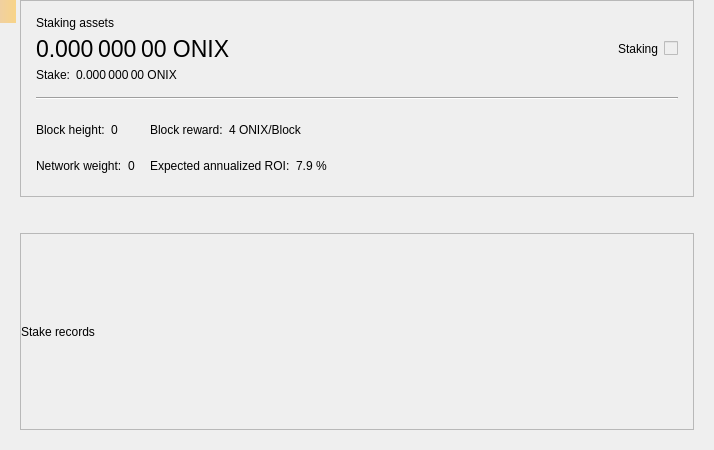
<?xml version="1.0" encoding="UTF-8"?>
<ui version="4.0">
 <class>StakePage</class>
 <widget class="QWidget" name="StakePage">
  <property name="geometry">
   <rect>
    <x>0</x>
    <y>0</y>
    <width>714</width>
    <height>450</height>
   </rect>
  </property>
  <property name="windowTitle">
   <string>Form</string>
  </property>
  <layout class="QVBoxLayout" name="verticalLayout_3">
   <property name="leftMargin">
    <number>20</number>
   </property>
   <property name="topMargin">
    <number>0</number>
   </property>
   <property name="rightMargin">
    <number>20</number>
   </property>
   <property name="bottomMargin">
    <number>20</number>
   </property>
   <item>
    <widget class="QFrame" name="frameStakeInfo">
     <property name="frameShape">
      <enum>QFrame::StyledPanel</enum>
     </property>
     <property name="frameShadow">
      <enum>QFrame::Raised</enum>
     </property>
     <layout class="QVBoxLayout" name="verticalLayout">
      <property name="spacing">
       <number>15</number>
      </property>
      <property name="leftMargin">
       <number>15</number>
      </property>
      <property name="topMargin">
       <number>15</number>
      </property>
      <property name="rightMargin">
       <number>15</number>
      </property>
      <property name="bottomMargin">
       <number>15</number>
      </property>
      <item>
       <layout class="QGridLayout" name="gridLayout_2">
        <property name="spacing">
         <number>6</number>
        </property>
        <item row="1" column="0">
         <widget class="QLabel" name="labelAssets">
          <property name="font">
           <font>
            <pointsize>17</pointsize>
           </font>
          </property>
          <property name="cursor">
           <cursorShape>IBeamCursor</cursorShape>
          </property>
          <property name="toolTip">
           <string>Your current spendable balance</string>
          </property>
          <property name="text">
           <string notr="true">0.000 000 00 ONIX</string>
          </property>
          <property name="alignment">
           <set>Qt::AlignLeading|Qt::AlignLeft|Qt::AlignVCenter</set>
          </property>
          <property name="textInteractionFlags">
           <set>Qt::LinksAccessibleByMouse|Qt::TextSelectableByMouse</set>
          </property>
         </widget>
        </item>
        <item row="0" column="0">
         <widget class="QLabel" name="labelAssetsText">
          <property name="text">
           <string>Staking assets</string>
          </property>
          <property name="alignment">
           <set>Qt::AlignLeading|Qt::AlignLeft|Qt::AlignVCenter</set>
          </property>
         </widget>
        </item>
        <item row="1" column="2">
         <spacer name="horizontalSpacer_2">
          <property name="orientation">
           <enum>Qt::Horizontal</enum>
          </property>
          <property name="sizeHint" stdset="0">
           <size>
            <width>40</width>
            <height>20</height>
           </size>
          </property>
         </spacer>
        </item>
        <item row="4" column="0">
         <layout class="QHBoxLayout" name="horizontalLayout_5">
          <property name="spacing">
           <number>6</number>
          </property>
          <item>
           <widget class="QLabel" name="labelStakeText">
            <property name="sizePolicy">
             <sizepolicy hsizetype="Maximum" vsizetype="Preferred">
              <horstretch>0</horstretch>
              <verstretch>0</verstretch>
             </sizepolicy>
            </property>
            <property name="text">
             <string>Stake:</string>
            </property>
            <property name="alignment">
             <set>Qt::AlignLeading|Qt::AlignLeft|Qt::AlignVCenter</set>
            </property>
           </widget>
          </item>
          <item>
           <widget class="QLabel" name="labelStake">
            <property name="text">
             <string>0.000 000 00 ONIX</string>
            </property>
            <property name="alignment">
             <set>Qt::AlignLeading|Qt::AlignLeft|Qt::AlignVCenter</set>
            </property>
            <property name="textInteractionFlags">
             <set>Qt::LinksAccessibleByMouse|Qt::TextSelectableByMouse</set>
            </property>
           </widget>
          </item>
          <item>
           <spacer name="horizontalSpacer_3">
            <property name="orientation">
             <enum>Qt::Horizontal</enum>
            </property>
            <property name="sizeType">
             <enum>QSizePolicy::Minimum</enum>
            </property>
            <property name="sizeHint" stdset="0">
             <size>
              <width>0</width>
              <height>0</height>
             </size>
            </property>
           </spacer>
          </item>
         </layout>
        </item>
        <item row="1" column="4">
         <widget class="QLabel" name="labelStaking">
          <property name="text">
           <string>Staking</string>
          </property>
         </widget>
        </item>
        <item row="1" column="5">
         <widget class="QSwitchControl" name="checkStake">
          <property name="enabled">
           <bool>false</bool>
          </property>
         </widget>
        </item>
       </layout>
      </item>
      <item>
       <widget class="Line" name="hLine">
        <property name="orientation">
         <enum>Qt::Horizontal</enum>
        </property>
       </widget>
      </item>
      <item>
       <layout class="QGridLayout" name="gridLayout">
        <property name="verticalSpacing">
         <number>6</number>
        </property>
        <item row="0" column="0">
         <layout class="QHBoxLayout" name="horizontalLayout">
          <property name="spacing">
           <number>6</number>
          </property>
          <item>
           <widget class="QLabel" name="labelHeightText">
            <property name="sizePolicy">
             <sizepolicy hsizetype="Maximum" vsizetype="Preferred">
              <horstretch>0</horstretch>
              <verstretch>0</verstretch>
             </sizepolicy>
            </property>
            <property name="text">
             <string>Block height:</string>
            </property>
            <property name="alignment">
             <set>Qt::AlignLeading|Qt::AlignLeft|Qt::AlignVCenter</set>
            </property>
           </widget>
          </item>
          <item>
           <widget class="QLabel" name="labelHeight">
            <property name="text">
             <string>0</string>
            </property>
            <property name="alignment">
             <set>Qt::AlignLeading|Qt::AlignLeft|Qt::AlignVCenter</set>
            </property>
            <property name="textInteractionFlags">
             <set>Qt::LinksAccessibleByMouse|Qt::TextSelectableByMouse</set>
            </property>
           </widget>
          </item>
          <item>
           <spacer name="horizontalSpacer_4">
            <property name="orientation">
             <enum>Qt::Horizontal</enum>
            </property>
            <property name="sizeType">
             <enum>QSizePolicy::Minimum</enum>
            </property>
            <property name="sizeHint" stdset="0">
             <size>
              <width>0</width>
              <height>0</height>
             </size>
            </property>
           </spacer>
          </item>
         </layout>
        </item>
        <item row="0" column="1">
         <layout class="QHBoxLayout" name="horizontalLayout_3">
          <property name="spacing">
           <number>6</number>
          </property>
          <item>
           <widget class="QLabel" name="labelRewardText">
            <property name="sizePolicy">
             <sizepolicy hsizetype="Maximum" vsizetype="Preferred">
              <horstretch>0</horstretch>
              <verstretch>0</verstretch>
             </sizepolicy>
            </property>
            <property name="text">
             <string>Block reward:</string>
            </property>
            <property name="alignment">
             <set>Qt::AlignLeading|Qt::AlignLeft|Qt::AlignVCenter</set>
            </property>
           </widget>
          </item>
          <item>
           <widget class="QLabel" name="labelReward">
            <property name="text">
             <string>4 ONIX/Block</string>
            </property>
            <property name="alignment">
             <set>Qt::AlignLeading|Qt::AlignLeft|Qt::AlignVCenter</set>
            </property>
            <property name="textInteractionFlags">
             <set>Qt::LinksAccessibleByMouse|Qt::TextSelectableByMouse</set>
            </property>
           </widget>
          </item>
          <item>
           <spacer name="horizontalSpacer_6">
            <property name="orientation">
             <enum>Qt::Horizontal</enum>
            </property>
            <property name="sizeType">
             <enum>QSizePolicy::Minimum</enum>
            </property>
            <property name="sizeHint" stdset="0">
             <size>
              <width>0</width>
              <height>0</height>
             </size>
            </property>
           </spacer>
          </item>
         </layout>
        </item>
        <item row="0" column="2" rowspan="2">
         <spacer name="horizontalSpacer">
          <property name="orientation">
           <enum>Qt::Horizontal</enum>
          </property>
          <property name="sizeHint" stdset="0">
           <size>
            <width>40</width>
            <height>20</height>
           </size>
          </property>
         </spacer>
        </item>
        <item row="1" column="0">
         <layout class="QHBoxLayout" name="horizontalLayout_2">
          <property name="spacing">
           <number>6</number>
          </property>
          <item>
           <widget class="QLabel" name="labelWeightText">
            <property name="sizePolicy">
             <sizepolicy hsizetype="Maximum" vsizetype="Preferred">
              <horstretch>0</horstretch>
              <verstretch>0</verstretch>
             </sizepolicy>
            </property>
            <property name="text">
             <string>Network weight:</string>
            </property>
            <property name="alignment">
             <set>Qt::AlignLeading|Qt::AlignLeft|Qt::AlignVCenter</set>
            </property>
           </widget>
          </item>
          <item>
           <widget class="QLabel" name="labelWeight">
            <property name="text">
             <string>0</string>
            </property>
            <property name="alignment">
             <set>Qt::AlignLeading|Qt::AlignLeft|Qt::AlignVCenter</set>
            </property>
            <property name="textInteractionFlags">
             <set>Qt::LinksAccessibleByMouse|Qt::TextSelectableByMouse</set>
            </property>
           </widget>
          </item>
          <item>
           <spacer name="horizontalSpacer_5">
            <property name="orientation">
             <enum>Qt::Horizontal</enum>
            </property>
            <property name="sizeType">
             <enum>QSizePolicy::Minimum</enum>
            </property>
            <property name="sizeHint" stdset="0">
             <size>
              <width>0</width>
              <height>0</height>
             </size>
            </property>
           </spacer>
          </item>
         </layout>
        </item>
        <item row="1" column="1">
         <layout class="QHBoxLayout" name="horizontalLayout_4">
          <property name="spacing">
           <number>6</number>
          </property>
          <item>
           <widget class="QLabel" name="labelROIText">
            <property name="sizePolicy">
             <sizepolicy hsizetype="Maximum" vsizetype="Preferred">
              <horstretch>0</horstretch>
              <verstretch>0</verstretch>
             </sizepolicy>
            </property>
            <property name="text">
             <string>Expected annualized ROI:</string>
            </property>
            <property name="alignment">
             <set>Qt::AlignLeading|Qt::AlignLeft|Qt::AlignVCenter</set>
            </property>
           </widget>
          </item>
          <item>
           <widget class="QLabel" name="labelROI">
            <property name="text">
             <string>7.9 %</string>
            </property>
            <property name="alignment">
             <set>Qt::AlignLeading|Qt::AlignLeft|Qt::AlignVCenter</set>
            </property>
            <property name="textInteractionFlags">
             <set>Qt::LinksAccessibleByMouse|Qt::TextSelectableByMouse</set>
            </property>
           </widget>
          </item>
          <item>
           <spacer name="horizontalSpacer_7">
            <property name="orientation">
             <enum>Qt::Horizontal</enum>
            </property>
            <property name="sizeType">
             <enum>QSizePolicy::Minimum</enum>
            </property>
            <property name="sizeHint" stdset="0">
             <size>
              <width>0</width>
              <height>0</height>
             </size>
            </property>
           </spacer>
          </item>
         </layout>
        </item>
       </layout>
      </item>
     </layout>
    </widget>
   </item>
   <item>
    <spacer name="verticalSpacer">
     <property name="orientation">
      <enum>Qt::Vertical</enum>
     </property>
     <property name="sizeType">
      <enum>QSizePolicy::Fixed</enum>
     </property>
     <property name="sizeHint" stdset="0">
      <size>
       <width>20</width>
       <height>30</height>
      </size>
     </property>
    </spacer>
   </item>
   <item>
    <widget class="QFrame" name="frameStakeRecords">
     <property name="frameShape">
      <enum>QFrame::StyledPanel</enum>
     </property>
     <property name="frameShadow">
      <enum>QFrame::Raised</enum>
     </property>
     <layout class="QVBoxLayout" name="verticalLayout_2">
      <property name="leftMargin">
       <number>0</number>
      </property>
      <property name="topMargin">
       <number>0</number>
      </property>
      <property name="rightMargin">
       <number>0</number>
      </property>
      <property name="bottomMargin">
       <number>0</number>
      </property>
      <item>
       <widget class="QLabel" name="labelRecordsText">
        <property name="text">
         <string>Stake records</string>
        </property>
       </widget>
      </item>
     </layout>
    </widget>
   </item>
  </layout>
  <widget class="QLabel" name="labelAlerts">
   <property name="geometry">
    <rect>
     <x>0</x>
     <y>0</y>
     <width>16</width>
     <height>23</height>
    </rect>
   </property>
   <property name="visible">
    <bool>false</bool>
   </property>
   <property name="styleSheet">
    <string notr="true">QLabel { background-color: qlineargradient(x1: 0, y1: 0, x2: 1, y2: 0, stop:0 #F0D0A0, stop:1 #F8D488); color:#000000; }</string>
   </property>
   <property name="wordWrap">
    <bool>true</bool>
   </property>
   <property name="margin">
    <number>3</number>
   </property>
   <property name="textInteractionFlags">
    <set>Qt::TextSelectableByMouse</set>
   </property>
  </widget>
 </widget>
 <customwidgets>
  <customwidget>
   <class>QSwitchControl</class>
   <extends>QCheckBox</extends>
   <header>qt/qswitchcontrol.h</header>
  </customwidget>
 </customwidgets>
 <resources/>
 <connections/>
</ui>
